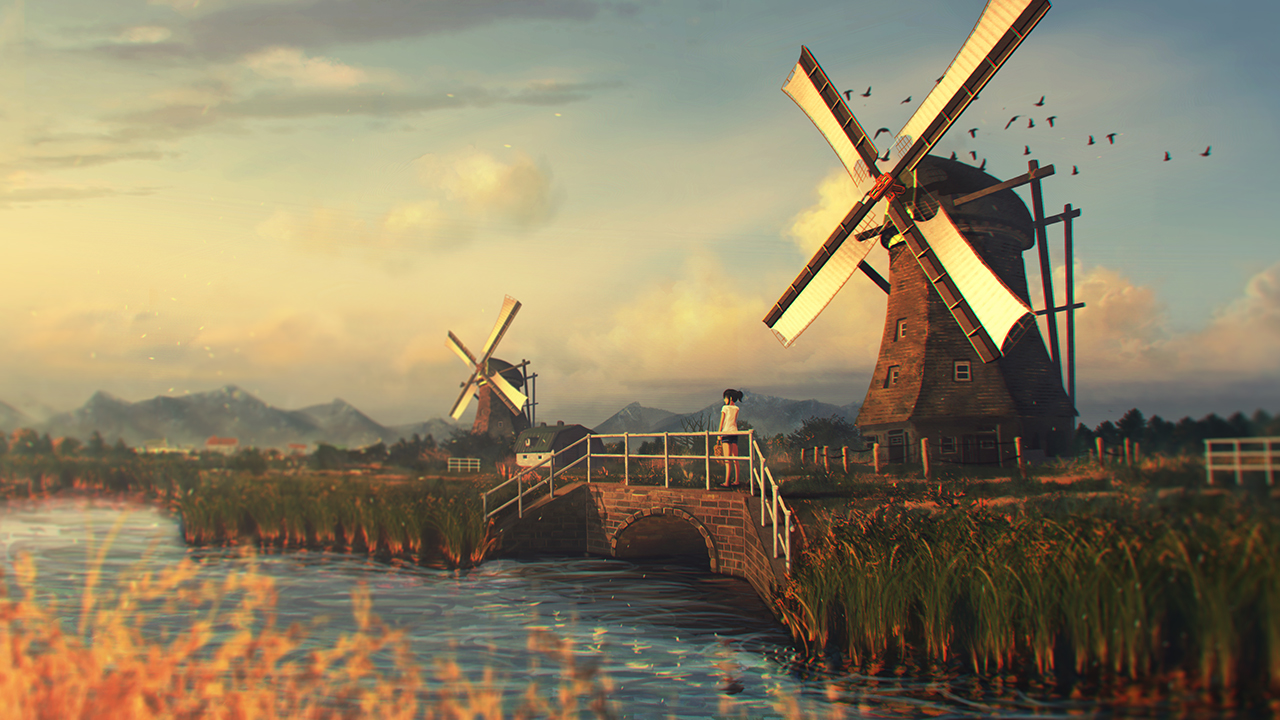
%> input picture Segmentation/Data/221272.jpg, 1280 x 720 px
$ octave segment.m   (GNU Octave 9; MATLAB toolbox functions it lacks are replaced by stand-ins)
%> lines starting %> are read from the running program, lines starting %| are printed output that depends on the picture
clear all; close all; clc;
%% read image data
filename = '221272.jpg';
x=imread(['Data\',filename]);
%> x is the input picture: size 720x1280x3 uint8; mean R, G, B 141.4, 129.4, 101.7

% To save the time in training, resize the image.
% x is the raw image data, x_down is the downsized image data used to train
% the GMM.
x= imresize(x,1);
[m,n]=size(x(:,:,1));
%> m = 720; n = 1280
x_down = imresize(x,0.05);
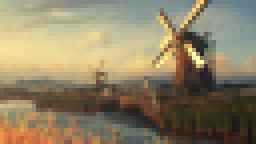
%> x_down: size 36x64x3 uint8 (shown 4 times larger); mean R, G, B 141.3, 129.4, 101.7

% Reconstruct the image matrix to vector form and normalize it to the range 0~1.
train = double([reshape(x_down(:,:,1),[],1) reshape(x_down(:,:,2),[],1) reshape(x_down(:,:,3),[],1)])/255;
%> train = 2304 rows, first 12: [0.733 0.729 0.592; 0.761 0.745 0.592; 0.745 0.733 0.584; 0.78 0.761 0.588; 0.808 0.78 0.596; 0.827 0.788 0.592; 0.851 0.804 0.592; 0.871 0.808 0.58; 0.898 0.812 0.576; 0.918 0.835 0.584; 0.933 0.859 0.604; 0.961 0.882 0.616]
test = double([reshape(x(:,:,1),[],1) reshape(x(:,:,2),[],1) reshape(x(:,:,3),[],1)])/255;

%% GMM training
% set the mixture amount k.
k=10;
% train the GMM
gmm_seg = gmmModel.build(train,k);

%% GMM testing
% Output the probabilities, corresponding to every Gaussians, of every
% pixel.
for i=1:k
    y(:,i) = mvnpdf(test,gmm_seg.mu(i,:),gmm_seg.sigma(:,:,i))*gmm_seg.lambda(i,1);
end

% find the highest probability and label the test example.
[M,I] = max(y.');

% restore the output labeled vector to the original image matrix.
out = reshape(I,m,[]);
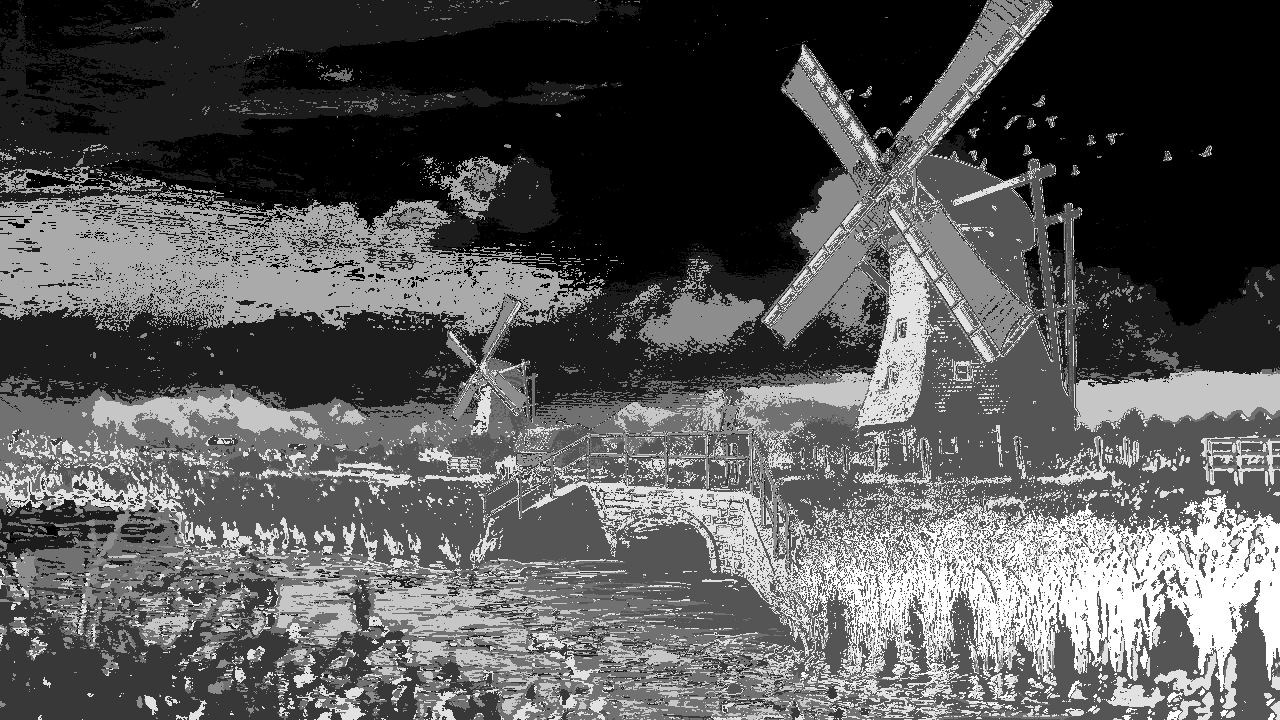
%> out: size 720x1280 double; min 1, max 10, mean 4.1; drawn with min black and max white

% plot each pixel by mu.
for i =1:m
    for j =1:n
        outim(i,j,1)=gmm_seg.mu(out(i,j),1);
        outim(i,j,2)=gmm_seg.mu(out(i,j),2);
        outim(i,j,3)=gmm_seg.mu(out(i,j),3);
    end
end
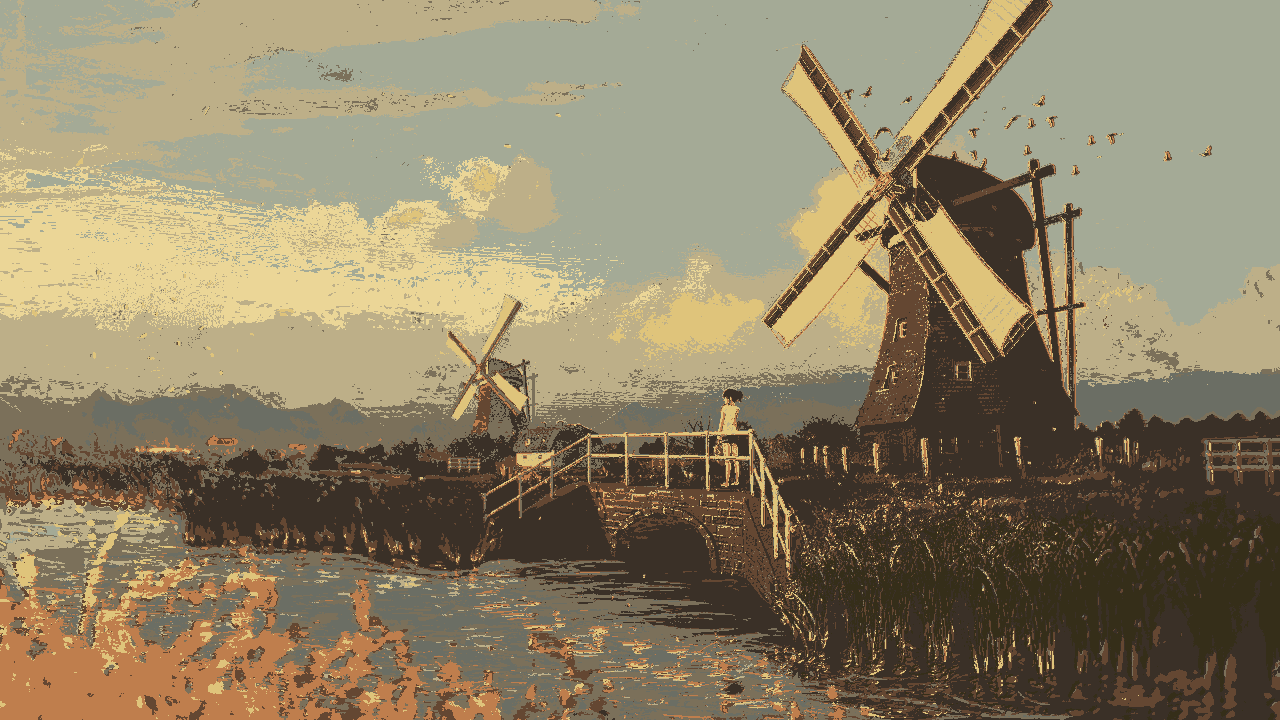
%> outim: size 720x1280x3 double; mean R, G, B 0.558, 0.512, 0.402

% Build the colormap, which contains all of the mu in GMM.
R = [];
G = [];
B = [];
for i = 1:k
    R = [R ;ones(50,50)*gmm_seg.mu(i,1)*255];
    G = [G ;ones(50,50)*gmm_seg.mu(i,2)*255];
    B = [B ;ones(50,50)*gmm_seg.mu(i,3)*255];
end
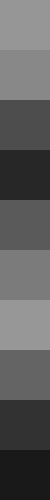
%> B: size 500x50 double; min 25.61, max 151.6, mean 94.7
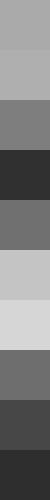
%> G: size 500x50 double; min 46.1, max 214.5, mean 127.4
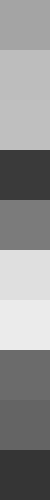
%> R: size 500x50 double; min 53.61, max 235.1, mean 144.7
colorMap(:,:,1) = uint8(R);
colorMap(:,:,2) = uint8(G);
colorMap(:,:,3) = uint8(B);
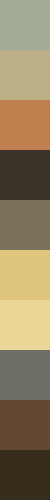
%> colorMap: size 500x50x3 uint8; mean R, G, B 144.6, 127.4, 94.8

% Show image and save it.
test_myGmm = uint8(outim*255);
imshow(test_myGmm);
imwrite(test_myGmm,['Data\',filename,'_myGmm_k=',num2str(k),'.png']);
% imshow(colorMap);
%% compare Original with Segmented
% [4 lines of commented-out code are left out]
